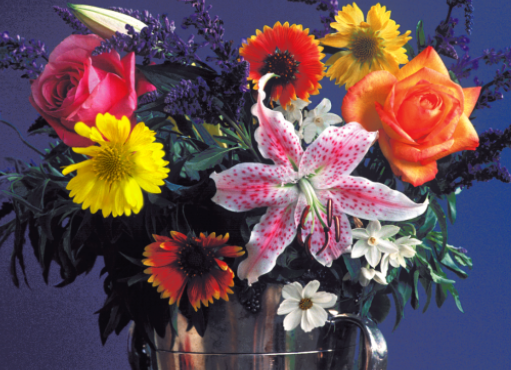
#> input picture d0040e_vt2026/session_ip/Assignment 2 Image Processing/flowers_color.png, 511 x 370 px, found by its file name
$ jupyter execute part_1_image_basics.ipynb
#> lines starting #> are read from the running program, lines starting #| are printed output that depends on the picture
[cell 1]
import cv2
import numpy as np
import matplotlib.pyplot as plt

----------------------
Read and display image
----------------------

[cell 2]
image_in = cv2.imread("/workspaces/LTU-Programming-Portfolio/d0040e_vt2026/session_ip/Assignment 2 Image Processing/flowers_color.png")
#> image_in is the input picture: shape (370, 511, 3); mean B, G, R 83.7, 77, 100
image_color = cv2.cvtColor(image_in, cv2.COLOR_BGR2RGB)
image_gray = cv2.cvtColor(image_color, cv2.COLOR_BGR2GRAY)
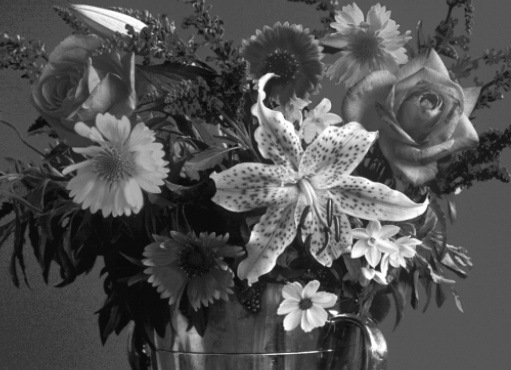
#> image_gray: shape (370, 511); min 9, max 255, mean 81.6

----------------------
Display image, Color
----------------------

[cell 3]
plt.figure(figsize=(6,6))
plt.imshow(image_color)
plt.title("Color Image")
plt.axis("off")
plt.show()

----------------------
Display image, Gray
----------------------

[cell 4]
plt.figure(figsize=(6,6))
plt.imshow(image_gray, cmap="gray", vmin=0, vmax=255)
plt.title("Grayscale Image")
plt.axis("off")
plt.show()

----------------------
Understanding Image arrays and pixels (Intensity Values)
----------------------

Image size

[cell 5]
height, width = image_gray.shape
#> height = 370; width = 511
print("Gray Image")
print(height, width)
#| 370 511

height, width, planes = image_color.shape
#> planes = 3
print("Color Image")
print(height, width, planes)
#| 370 511 3

[cell 6]
print(image_gray[0:2, 0:5])
#| [[56 58 59 60 61]
#|  [58 59 58 61 66]]

-----
Accessing pixel values
-----

[cell 7]
pixel_value = image_gray[height//2, width//2]
#> pixel_value = 112
print(f"Pixel value at center: {pixel_value}")
#| Pixel value at center: 112

-----
A range of pixels
-----

[cell 8]
print("Pixel value range")
print(image_gray[0:2, 0:5])
#| [[56 58 59 60 61]
#|  [58 59 58 61 66]]
image_cropped = image_gray[0:2,0:5].copy()
#> image_cropped = [[56, 58, 59, 60, 61], [58, 59, 58, 61, 66]]

-----
Display image subset
-----

[cell 9]
plt.figure(figsize=(6,6))
plt.imshow(image_gray[0:2,0:5], cmap="gray", vmin=0, vmax=255)
plt.title("Grayscale Image")
plt.axis("off")
plt.show()
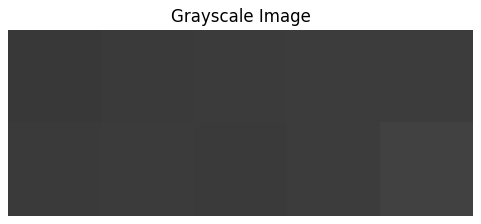
#> figure drawn by matplotlib, 1 panel
